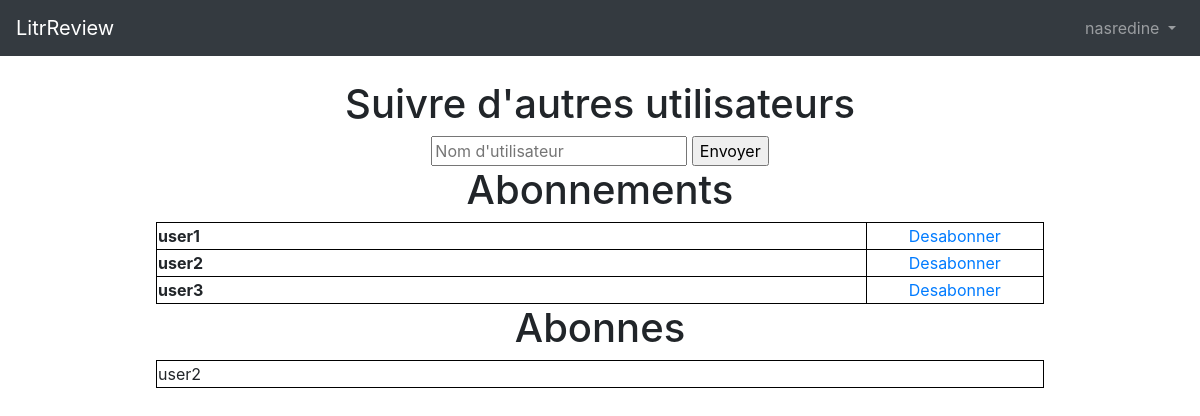
The page /users/follow (signed in) on the database its author committed.
### users/models.py (models this page shows, shortened)
class CustomUser(AbstractUser):
    age = models.PositiveIntegerField(null=True, blank=True)

class UserFollows(models.Model):
    user = models.ForeignKey(
        get_user_model(),
        on_delete=models.CASCADE,
        related_name='following')
    followed_user = models.ForeignKey(
        get_user_model(),
        on_delete=models.CASCADE,
        related_name='followed_by')
    class Meta:
        unique_together = ['user', 'followed_user']

### users/views.py (the view, shortened to what this page needs)
# urls.py: path('follow', FollowCreateView.as_view(), name='follow'),
class FollowCreateView(LoginRequiredMixin, FormView):
    model = UserFollows
    login_url = 'login'
    context = {}
    form_class = FollowerForm
    template_name = "follow_user_list.html"
    success_url = reverse_lazy('follow')
    def get_context_data(self, **kwargs):
        self.context = super().get_context_data(**kwargs)
        self.context['username'] = CustomUser.objects.all()
        self.context['follow_user'] = self.model.objects.filter(
            user=self.request.user)
        self.context['followed_by'] = self.model.objects.filter(
            followed_user=self.request.user)
        return self.context

### users/forms.py
class FollowerForm(forms.Form):
    follower = forms.CharField(max_length=200, widget=forms.TextInput(
        attrs={'placeholder': "Nom d'utilisateur"}))

### templates/follow_user_list.html (shortened to what this page needs)
{% extends 'base.html' %}
{% load crispy_forms_tags %}
{% block content %}
<form style="text-align: center;" action="" method="post">
    <h1>Suivre d'autres utilisateurs</h1>
    {{ form.follower  }}
    <input type="submit" value="Envoyer">
</form>
<h1 style="text-align: center;">Abonnements</h1>
<div>
    <table style="width: 80%;margin-left: auto; margin-right: auto;">
        {% for follow in follow_user %}
        <tr>
            <th style="text-align: left;width: 80%; border: 1px solid black;">{{ follow.followed_user }}</th>
            <td style="text-align: center; border: 1px solid black;">
                <a type="button" role="button" href="{% url 'follow_delete' follow.id %}">Desabonner</a>
            </td>
        </tr>
        {% endfor %}
    </table>
</div>
<h1 style="text-align: center;">Abonnes</h1>
{% for follower in followed_by %}
<table style="margin-left: auto; margin-right: auto;width: 80%;border: 1px solid black;">
    <tr>
        <td>
            {{ follower.user }}
        </td>
    </tr>
</table>
{% endfor %}
{% endblock content %}

### templates/base.html (shortened to what this page needs)
<!DOCTYPE html>
<html>
<head>
    <link rel="stylesheet" href="https://stackpath.bootstrapcdn.com/bootstrap/4.1.3/css/bootstrap.min.css"
>
</head>
<body>
    <nav class="navbar navbar-expand-md navbar-dark bg-dark mb-4">
        <a class="navbar-brand" href="{% url 'home' %}">LitrReview</a>
        <div class="collapse navbar-collapse" id="navbarCollapse">
            {% if user.is_authenticated %}
            <ul class="navbar-nav ml-auto">
                <li class="nav-item">
                    <a href="#" class="nav-link dropdown-toggle drop" id="userMenu" data-toggle="dropdown"
                        aria-haspopup="true" aria-expanded="false">
                        {{ user.username }}
                    </a>
                </li>
            </ul>
            {% else %}
            <form class="form-inline ml-auto">
                <a href="{% url 'login' %}" class="btn btn-outline-secondary">Connexion</a>
                <a href="{% url 'signup' %}" class="btn btn-primary ml-2">S'inscrire</a>
            </form>
            {% endif %}
        </div>
    </nav>
    <div class="container">
        {% block content %}
        {% endblock content %}
    </div>
</body>
</html>

### rows shown on the page
CustomUser: username "nasredine"
UserFollows: followed_user "user1"
UserFollows: followed_user "user2"
UserFollows: followed_user "user3"
UserFollows: user "user2"
